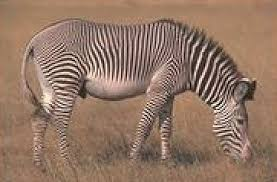
%> input picture zebra.jpg, 277 x 182 px
$ octave mainProgram.m   (GNU Octave 9; MATLAB toolbox functions it lacks are replaced by stand-ins)
%> lines starting %> are read from the running program, lines starting %| are printed output that depends on the picture; long printed decimals are rounded
### computePolarity.m
function [polarity, l1, l2] = computePolarity(inimage, scale)
% Computes polarity for given MxN matrix 'inimage' which
% normally should be an L* component. Also computes l1,l2
% eigenvalue matrices (see paper).
%
% [polarity, l1, l2] = computePolarity(inimage, scale)
%
% 'polarity'    Polarity matrix
% 'l1','l2'     Matrix of principal & secondary eigenvalues
%                on gradient covariance (see paper)
%
% 'inimage'     Input. Must be L* component.
% 'scale'       _standard deviation_ of the used gaussian kernel.
%               It can be scalar (constant scale) or a matrix (variant
%               scale)
%Hasan Awad june 2020
%Is scale constant or not?
%M_sigma eigenstructure
if isscalar(scale) == 0
    polarity = zeros(size(inimage,1), size(inimage,2));
    l1 = zeros(size(inimage,1), size(inimage,2));
    l2 = zeros(size(inimage,1), size(inimage,2));
    for u = 1:8
        vScale = (u-1)/2;
        [vPolarity, vL1, vL2] = computePolarity(inimage, vScale);
        vMap = (scale == vScale);
        polarity = polarity + vPolarity.*vMap;
        l1 = l1 + vL1.*vMap;
        l2 = l2 + vL2.*vMap;
    end
    return;
end
%Compute gradients
[Lx Ly] = gradient(double(inimage));
%Compute gradients autocorellation
acXX = Lx.^2;
acXY = Lx.*Ly;
acYY = Ly.^2;
%Smooth 'em
%acXX = convolution2D(acXX, scale);
acXX=convolution2D(acXX,scale);
%acXY = convolution2D(acXY, scale);
acXY = convolution2D(acXY, scale);
%acYY = convolution2D(acYY, scale);
acYY = convolution2D(acYY, scale);
%Compute eigenvalues, principal eigenvector.
% |A-lambda*I| = 0
tmp1 = acXX + acYY;
tmp2 = acXX - acYY;
tmp2 = tmp2.* tmp2;
tmp3 = acXY.*acXY;
tmp4 = sqrt(tmp2 + 4.0*tmp3);
l1 = tmp1 + tmp4;
l2 = tmp1 - tmp4;
phi2(:,:,1) = -1./(acXY+eps);
phi2(:,:,2) = 1./(acYY-l1-2*eps);
%
% Project onto principal eigenvectors.
%
clear i;
discrete_angles = 32;%window size
minimum_angle = angle(exp(i*(pi/discrete_angles)));
evectorFakeComplex = phi2(:,:,1) + i*phi2(:,:,2);
evectorFakeAngle = mod(round(angle(evectorFakeComplex) ./ minimum_angle), discrete_angles);
% Remedy 'zero' angle.
evectorFakeAngle = evectorFakeAngle + discrete_angles*(evectorFakeAngle==0);
finalEplus = zeros(size(evectorFakeAngle,1), size(evectorFakeAngle,2));
finalEminus = zeros(size(evectorFakeAngle,1), size(evectorFakeAngle,2));
for k = 1:discrete_angles
    currAngle = exp(i*k*(pi/discrete_angles));
    proj(:,:,k) = Lx.*real(currAngle) + Ly.*imag(currAngle);
    Eplus(:,:,k) = proj(:,:,k).*(proj(:,:,k)>=0);
    Eminus(:,:,k) = Eplus(:,:,k) - proj(:,:,k);
    Eplus(:,:,k) = convolution2D(Eplus(:,:,k), scale);
    Eminus(:,:,k) = convolution2D(Eminus(:,:,k), scale);
    %
    finalEplus = finalEplus + (evectorFakeAngle==k).*Eplus(:,:,k);
    finalEminus = finalEminus + (evectorFakeAngle==k).*Eminus(:,:,k);
end
polarity = abs(finalEplus - finalEminus)./(finalEplus+finalEminus+eps);
return;

### scaleSelection.m
function y = scaleSelection(inimage);
% Select 'proper' smoothing scale (see Blobworld)
% using polarity measure.
% 'inimage' contains L* values.
% Output contains standard deviation values,
%  corresponding to proper gaussian convolution kernels
%  for each pixel.
%
% y = scaleSelection(inimage)
% Hasan Awad june 2020
threshold = 0.02; %As specified in Blobworld paper
i=1;
for k = 1:8
    scale = (k-1)/2;
    [tpl, junk, junk2] = computePolarity(inimage, scale);
    polarity(:,:,i)=convolution2D(tpl,2*scale);%stack polarity( p~_sigma_k)
    i=i+1;
end
polarityGrad = diff(polarity, 1, 3);
%last part of finding scale
% stopMap and stopIndex contain info about the correct stopping scale.
stopMap = abs(polarityGrad) <= threshold;
stopMap(:,:,end+1) = 1;
for m = 1:size(stopMap,3)
    % The second addent is a trick to disregard zeros on the 'min'
    % operation later.
    stopMap2(:,:,m) = stopMap(:,:,m)*m + (stopMap(:,:,m)==0)*(size(stopMap,3)+1);
end
[temp, stopIndex] = min(stopMap2, [], 3);
stopIndex = (stopIndex-1)/2;

y = stopIndex;

return;

### convolution2D.m
function y = convolution2D(A, scale)
% Convolution w/ Gaussian kernel of standard deviation 'scale'
%
% y = convolution2D(scale)
%
kernel = gaussKernel1D(scale);
y = conv2(conv2(A, kernel, 'same'), kernel', 'same');
return;

function y = gaussKernel1D(sdeviation)
% Returns a maxSizex1 Gaussian kernel, normalized to sum 1,
% with standard deviation 'sdeviation'.
%
% y = gaussKernel1D(sdeviation)
%
% Hasan Awad june 2020
maxSize = 13;
m = ceil(maxSize/2);
if sdeviation <= 0
    kernel = zeros(maxSize, 1);
    kernel(m) = 1;
    y = kernel;
    return;
end
for x = 1:maxSize
    kernel(x) = exp(-0.5*sdeviation^-2*(x-m)^2);
end
kernel = kernel';
kernel = kernel/sum(kernel);
y = kernel;

return;

### computeBlobworldFeatureVectors.m
function y = computeBlobworldFeatureVectors(inimage);
% Gives a (:,:,6) matrix of L, a, b, polarity, anisotropy, contrast features.
% Input must be (:,:,3), an r g b feature matrix.
%
% y = computeBlobworldFeatureVectors(inimage)
%
%
%
%
%   Hasan Awad june 2020
labnosmooth = rgb2lab(inimage);
scales = scaleSelection(labnosmooth(:,:,1));
[polarity, l1, l2] = computePolarity(labnosmooth(:,:,1), scales);
if sum(sum(l1<0)) ~= 0 && sum(sum(l2<0)) ~= 0
    disp('EM: Warning! Eigenvalues should be positive!!');
end
anisotropy = 1 - (l2./(l1+eps));
contrast = 2 * sqrt(l1+l2);
feat(:,:,1) = double(smoothUsingVariantScale(labnosmooth(:,:,1), scales));
feat(:,:,2) = double(smoothUsingVariantScale(labnosmooth(:,:,2), scales));
feat(:,:,3) = double(smoothUsingVariantScale(labnosmooth(:,:,3), scales));
feat(:,:,4) = polarity;
feat(:,:,5) = anisotropy;
feat(:,:,6) = contrast;
%image(anisotropy);
y = feat;
return;

### smoothUsingVariantScale.m
function y = smoothUsingVariantScale(inimage, scaleMatrix)
% Smooths image 'inimage' using a different smoothing scale
%  for each pixel. The proper standard deviation values
%  must be supplied in matrix 'scaleMatrix'.
% 'inimage' are L* or a or b values.
% 'scaleMatrix' contains values up to 3.5.
%
% y = smoothUsingVariantScale(inimage, scaleMatrix)
% Hasan Awad june 2020
scaleMatrix2 = scaleMatrix*2 + 1;
finalImage = inimage.*(scaleMatrix2==1);
% scale '0' is no smoothing.
for u = 2:8
    scale = (u-1)/2;
    finalImage = finalImage + convolution2D(inimage, scale).*(scaleMatrix2==u);
end
y = finalImage;
return;

### gaussianMixEmFit.m
function [m, covar, w, z] = gaussianMixEmFit(X, nKernels)
% Maximum-likelihood fit of data 'X' on a gaussian mixture model,
% made up by 'nKernels' number of kernels. All variates data vectors
% (X's columns) are assumed to be observed.
%
% Example:
%       gaussianMixEmFit(randn(2, 100));
%   will fit 100 random bivariate data on a 4-kernel (default) gaussian
%   mixture.
%       gaussianMixEmFit(X, 11);
%   will fit data from columns of matrix 'X' on a 11-kernel gaussian
%   mixture.
%
% Arguments:
% X         -   Input. Each column is one datum.
% nKernels  -   Number of kernels on mixture model.
% m         -   EM means; i-th column represents mean of the i-th kernel.
% covar     -   EM covariances; i-th matrix represents covariance of the
%                   i-th kernel. (ie (:,:,i) ).
% w         -   EM kernel weigths.
%
%   Hasan Awad june 2020
d = size(X, 1);% number of rows (features)
N = size(X, 2);% number of cols (pixels)
if nargin < 2
    nKernels = 4;
end
%initiate params
[m w junk covar] = deterministicKmeans(X(:,1:N), nKernels);

clear allDataMean;
clear allDataCov;
% End Init
%
% Main EM loop
%
iteration = 0;
llChangeRatio = 0;
disp('EM iteration  Likelihood     Average Logl      LhoodIncrease');
disp('------------------------------------------------------------');
while 1
    % E-step
    for i = 1:nKernels
        z(i, :) = w(i) * gaussianValue(X, m(:,i), covar(:,:,i));
    end
    % Before 'z' is correctly normalized, use it to compute the likelihood:
    likelihood = sum(log(sum(z, 1)+eps));
    z = z ./ (ones(nKernels, 1) * (sum(z, 1)+eps));%normalize z
    if iteration ~= 0
        llChangeRatio = (likelihood - prev) / abs(prev);%change in liklihood
    end
    disp(sprintf('%3d           %3.2f         %2.5f      %2.5f%%', ...
            iteration, likelihood, likelihood/N, llChangeRatio*100));
    if iteration > 1 && llChangeRatio < 1e-3 %% end repeat as requested
        break;
    end
    iteration = iteration + 1;
    % M-step
    w = sum(z, 2)' / N;% update weight
    for i = 1:nKernels
        if(sum(z(i, :)) > 0) %To catch empty clusters
            m(:, i) = (X * z(i, :)') / sum(z(i, :));% update mean vectors
        end
        %update covariance
        newCovar = inv(sum(z(i, :))) * ( ...
            (X - m(:, i)*ones(1,N))* ...
            sparse(1:N, 1:N, z(i,:), N, N) * ...
            (X - m(:, i)*ones(1,N))' );
        newCovar = newCovar + eps*eye(d);
        if rcond(newCovar) > 1e3 * eps
            covar(:, :, i) = newCovar;
        end
        clear newCovar;
    end
    prev = likelihood;
end
return;

### deterministicKmeans.m
function [centroids weights idx covars] = deterministicKmeans(X, K)
% deterministicKmeans(X, K)
% Computes K centroids for data in X (each column is one datum), using
% the k-means algorithm. Uses a deterministic way, depending only on X,
% to initialize the k-means algorithm.
%
% Important notes:
%       The kmeans function in MATLAB2006b assumes that input is
%       a matrix where each _row_ is one datum.
%
% Arguments:
% X             Data. Each data is one column. (dxN)
% K             Number of desired centroids. (scalar)
%
% centroids     Resulting centroids. Each centroid is one column. (dxK)
% weights       Percentages showing how many data 'belong' to each
%                   centroid.
% idx           Segmentation (assignment of a cluster to each datum)
% covars        Covariance matrices for each cluster.

%   Hasan Awad june 2020
weights = inv(K) * ones(1, K);
[d N] = size(X);
covars = zeros(d, d, K);
allDataMean = mean(X, 2);
allDataCov = cov(X');
centroids = zeros(d, K);
deviations = sqrt(diag(allDataCov));
if K == 1
    centroids(:, 1) = allDataMean;
else
    for i = 1:d
        centroids(i, :) = -deviations(i):(deviations(i)*2)/(K-1):deviations(i);
        centroids(i, :) = centroids(i, :) + allDataMean(d);
    end
    [idx, centroids] = kmeans(X', K, 'start', centroids', ...
        'EmptyAction', 'singleton', 'Maxiter', 200);
    centroids = centroids';
end

for j = 1:K
    weights(j) = sum(idx == j);
    covars(:,:,j) = cov(X(:,idx == j)') + eps*eye(d);
    if(rcond(covars(:,:,j)) <= 2*eps)
        covars(:,:,j) = eye(d);
    end
end
weights = weights / sum(weights);
return;

### convertJxN.m
function y = convertJxN(A)
% Convert a MxNxJ matrix to JxMN. The conversion is done columnwise.
% Can handle matrices of higher dimensionality, eg
% can convert MxNxPxJ to JxMNP.
% Example:
%       convertJxN(imread('lenna.jpg'))
%   will give a 3xMN matrix, w/ each column the rgb intensities of a
%   single pixel.
t2 = shiftdim(A, max(size(size(A))) - 1);
y = shiftdim(t2(:,:),+1)';
return;

### mainProgram.m
%driver program for the approach
%
%   Hasan Awad june 2020
original_image=imread('zebra.jpg');
%> original_image is the input picture: size 182x277x3 uint8; mean R, G, B 147.1, 119, 101.3
lab_mat=rgb2lab(original_image);
%> lab_mat: size 182x277x3 double; mean of channels 1, 2, 3 52, 8.3, 13.9
features=computeBlobworldFeatureVectors(original_image);
%> the loop in scaleSelection, `for k = 1:8` made 8 passes
%> pass 1, in computePolarity, `acXY = Lx.*Ly;`:
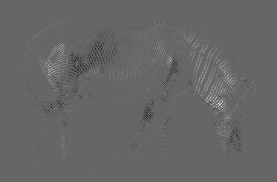
%> acXY: size 182x277 double; min -1301.1, max 1934.2, mean 4.2; drawn with min black and max white
%> after the loop in scaleSelection, `for k = 1:8`: i = 9
%> the loop in scaleSelection, `for m = 1:size(stopMap,3)` made 8 passes
%> after the loop in computePolarity (call 9), `for u = 1:8`:
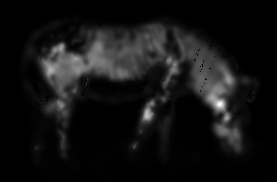
%> l1: size 182x277 double; min 3.87e-05, max 2376.8, mean 180.1; drawn with min black and max white
%> after the loop in computePolarity (call 9), `for u = 1:8`:
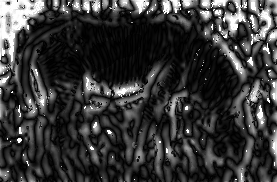
%> polarity: size 182x277 double; min 6.86e-07, max 1, mean 0.217
%> after the loop in smoothUsingVariantScale (call 2), `for u = 2:8`:
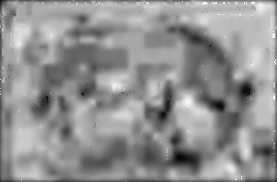
%> finalImage: size 182x277 double; min 0.996, max 13.5, mean 8.12; drawn with min black and max white
%> after the loop in smoothUsingVariantScale (call 3), `for u = 2:8`:
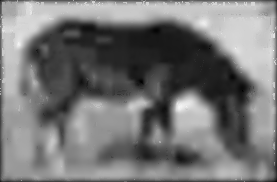
%> finalImage: size 182x277 double; min 3.86, max 24.75, mean 13.6; drawn with min black and max white
%> in computeBlobworldFeatureVectors, `feat(:,:,3) = double(smoothUsingVariantScale(labnosmooth(:,:,3), scale..`: feat: size 182x277x3 double; mean of channels 1, 2, 3 51, 8.1, 13.6
%> in computeBlobworldFeatureVectors, `feat(:,:,4) = polarity;`: feat: size 182x277x4 double; mean of channels 1, 2, 3, 3 51, 8.1, 13.6, 0.2
 X = double(convertJxN(features));
 X = X([1 2 3 6 5 4], :);%l*,a*,b*,contrast,anistropy,polarity
 imageSize = [size(original_image, 1) size(original_image, 2)];
%> imageSize = [182 277]
 fprintf('buildSegmentation: _Using %d kernel Gaussian MM_\n', 3)
 [mean_vectors, covariance_mats, weights, z] = gaussianMixEmFit(X, 3);
%> in deterministicKmeans, `allDataMean = mean(X, 2);`: allDataMean = [50.97; 8.12; 13.58; 20.69; 0.595; 0.217]
%> in deterministicKmeans, `allDataCov = cov(X');`: allDataCov = [53.76 7.08 13.37 -3.31 0.0116 0.0797; 7.08 3.43 5.23 -15.03 -0.0427 0.0753; 13.37 5.23 23.52 -77.97 -0.397 0.445; -3.31 -15.03 -77.97 428.8 2.36 -2.13; 0.0116 -0.0427 -0.397 2.36 0.0693 0.00899; 0.0797 0.0753 0.445 -2.13 0.00899 0.0611]
%> in deterministicKmeans, `deviations = sqrt(diag(allDataCov));`: deviations = [7.33; 1.85; 4.85; 20.71; 0.263; 0.247]
%> after the loop in deterministicKmeans, `for i = 1:d`: centroids = [-7.12 0.217 7.55; -1.64 0.217 2.07; -4.63 0.217 5.07; -20.49 0.217 20.92; -0.0462 0.217 0.48; -0.0302 0.217 0.464]
%> in deterministicKmeans, `[idx, centroids] = kmeans(X', K, 'start', centroids', 'EmptyAction', '..`: centroids = [51.11 7.19 7.78 56.76 0.844 0.0511; 50.1 7.53 10.54 27.43 0.588 0.184; 51.27 8.67 16.72 5.93 0.514 0.286]
%> in deterministicKmeans, `centroids = centroids';`: centroids = [51.11 50.1 51.27; 7.19 7.53 8.67; 7.78 10.54 16.72; 56.76 27.43 5.93; 0.844 0.588 0.514; 0.0511 0.184 0.286]
%> after the loop in deterministicKmeans, `for j = 1:K`: weights = [9736 11583 29095]
%> in deterministicKmeans, `weights = weights / sum(weights);`: weights = [0.193 0.23 0.577]
%> in gaussianMixEmFit, `[m w junk covar] = deterministicKmeans(X(:,1:N), nKernels);`: m has the same summary as centroids in deterministicKmeans
%> the loop in gaussianMixEmFit, `while 1` made 5 passes
%> (likelihood, llChangeRatio, w, prev) on passes 2 to 4: (-518066.7, 0.0205, [0.212 0.245 0.543], -518066.7), (-515728.2, 0.00451, [0.213 0.254 0.533], -515728.2), (-515117.8, 0.00118, [0.211 0.263 0.525], -515117.8)
%> (likelihood, llChangeRatio) on pass 5: (-514824.8, 0.000569)
%|   0           -528924.73         -10.492      0%
%|   1           -518066.70         -10.276      2.053%
%|   2           -515728.24         -10.230      0.4514%
%|   3           -515117.77         -10.218      0.1184%
%|   4           -514824.75         -10.212      0.05688%
%> after the loop in gaussianMixEmFit, `while 1`: iteration = 4; m = [50.25 51.49 50.98; 7.23 7.74 8.68; 7.5 11.56 17.03; 53.71 24.91 5.28; 0.866 0.552 0.507; 0.0427 0.223 0.284]
%> mean_vectors has the same summary as m in gaussianMixEmFit; weights = [0.211 0.263 0.525]
 choose_max=max(z(:,:));
 em_result=reshape(choose_max,imageSize(1),imageSize(2));
 %mixture weights represent the probability that Xi belongs to the k-th mixture component.
 l_scales=scaleSelection(lab_mat(:,:,1));
%> the loop in scaleSelection (call 2), `for k = 1:8` made 8 passes
%> pass 1, in computePolarity (call 18), `tmp2 = tmp2.* tmp2;`:
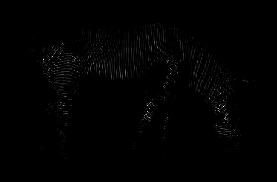
%> tmp2: size 182x277 double; min 0, max 5390120.3, mean 37724.5; drawn with min black and max white
%> the loop in scaleSelection (call 2), `for m = 1:size(stopMap,3)` made 8 passes

[polarity, l1, l2] = computePolarity(lab_mat(:,:,1), l_scales);
%> the loop in computePolarity (call 26), `for u = 1:8` made 8 passes
%> pass 1, in computePolarity (call 26), `[vPolarity, vL1, vL2] = computePolarity(inimage, vScale);`:
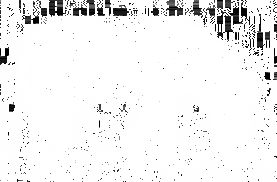
%> vPolarity: size 182x277 double; min 0, max 1, mean 0.944
anisotropy = 1 - (l2./(l1+eps));
contrast = 2 * sqrt(l1+l2);
anisotropy8 = uint8(255 * mat2gray(anisotropy));
polarity8=uint8(255 * mat2gray(polarity));
contrast8=uint8(255 * mat2gray(contrast));
%%%%%
l_smoothed=uint8(255 * mat2gray(smoothUsingVariantScale(lab_mat(:,:,1),l_scales)));
a_smoothed=uint8(255 * mat2gray(smoothUsingVariantScale(lab_mat(:,:,2),l_scales)));
b_smoothed=uint8(255 * mat2gray(smoothUsingVariantScale(lab_mat(:,:,3),l_scales)));
%%%smooth original
red=uint8(255 * mat2gray(smoothUsingVariantScale(double(original_image(:,:,1)),l_scales)));
green=uint8(255 * mat2gray(smoothUsingVariantScale(double(original_image(:,:,2)),l_scales)));
blue=uint8(255 * mat2gray(smoothUsingVariantScale(double(original_image(:,:,3)),l_scales)));
smoothed_image(:,:,1)=red;
smoothed_image(:,:,2)=green;
smoothed_image(:,:,3)=blue;
%%last part
[val, group_vec] = max(z, [], 1);
group_mat=reshape(group_vec,imageSize(1),imageSize(2));
mask = boundarymask(group_mat);
%trying to show BlobWorld representation
%calculate what is 1% of the image
one_percent=(imageSize(1)*imageSize(2))*0.01;
%> one_percent = 504.1
IL = bwlabel(mask);
R = regionprops(mask,'Area');%take boundaries
%> R = 40 regions; largest, Area: 2877, 2811, 244, 119, 63
ind = find([R.Area] >= one_percent);
%> ind = [4 7]
Iout = ismember(IL,ind);%blob image representation
%final result
figure;
subplot(4,3,1);
imshow(original_image);
subplot(4,3,2);
imshow(smoothed_image);
%L*a*b*
subplot(4,3,4);
imshow(l_smoothed);
subplot(4,3,5);
imshow(a_smoothed);
subplot(4,3,6);
imshow(b_smoothed);
%textures
subplot(4,3,7);
imshow(anisotropy);
subplot(4,3,8);
imshow(polarity);
subplot(4,3,9);
imshow(contrast);
%EM RESULTS
subplot(4,3,10);
imshow(em_result);
%segmentation
subplot(4,3,11);
imshow(Iout);
subplot(4,3,12);
imshow(labeloverlay(original_image,mask,'Transparency',0));
